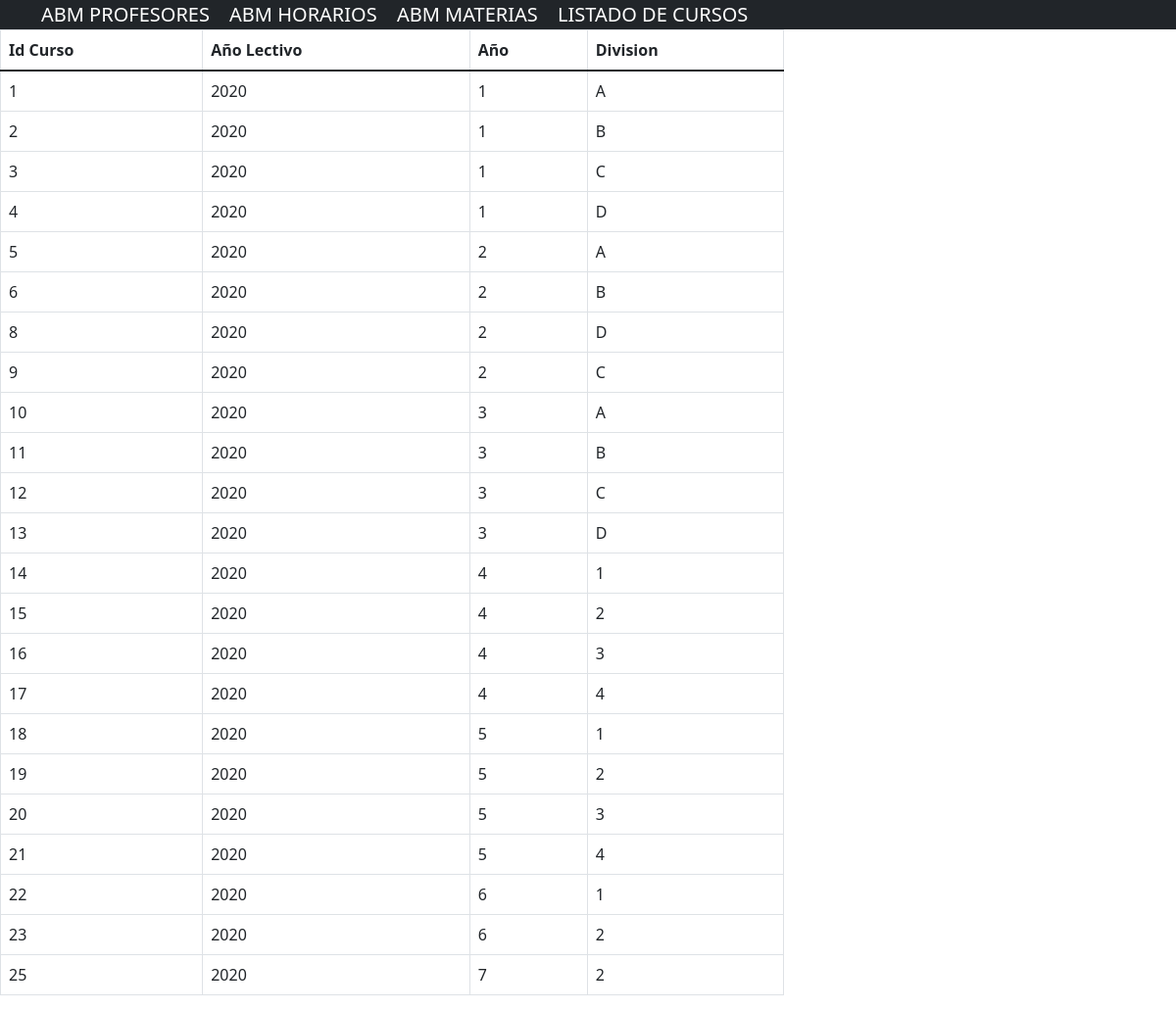
Screenshot of /abmfuncionesgeneralesC/indexC.php with the database file from the repository.
### tables this page shows
CREATE TABLE `cursos` (
  `idcurso` int(11) NOT NULL,
  `aniolectivo` int(11) NOT NULL,
  `anio` int(11) NOT NULL,
  `division` varchar(10) NOT NULL
);

### abmfuncionesgeneralesC/indexC.php (the view)
<?php include("../abmfuncionesgenerales/conexion.php")?>
<?php include("../includes/header.php")?>
<?php include("../includes/footer.php")?>
<div class="col-md-8">
			<table class="table table-bordered">
				<thead>
					<tr>
						<th>Id Curso</th>
						<th>Año Lectivo</th>
						<th>Año</th>
						<th>Division</th>
					</tr>
				</thead>
				<tbody>
					<?php
					$query = "SELECT * FROM cursos";
					$result_materias = mysqli_query($conexion, $query);
					while($row = mysqli_fetch_array($result_materias)){ ?>
						<tr>
							<td><?php echo $row['idcurso'] ?></td>
							<td><?php echo $row['aniolectivo'] ?></td>
							<td><?php echo $row['anio'] ?></td>
							<td><?php echo $row['division'] ?></td>
							<?php } ?>

### includes/header.php (shortened to what this page needs)
<!DOCTYPE html>
<html lang="en">
<head>
	<link href="https://cdn.jsdelivr.net/npm/bootstrap@5.1.3/dist/css/bootstrap.min.css" rel="stylesheet">
</head>
<body>
	<nav class="navbar-dark bg-dark">
		<div class="container">
			<a href="../abmfuncionesgenerales/index.php" class="navbar-brand"> ABM PROFESORES</a>
			<a href="../abmfuncionesgeneralesH/indexH.php" class="navbar-brand"> ABM HORARIOS</a>
			<a href="../abmfuncionesgeneralesM/indexM.php" class="navbar-brand"> ABM MATERIAS</a>
			<a href="../abmfuncionesgeneralesC/indexC.php" class="navbar-brand"> LISTADO DE CURSOS </a>
		</div>
	</nav>

### includes/footer.php (shortened to what this page needs)
	<link href="https://cdn.jsdelivr.net/npm/bootstrap@5.1.3/dist/css/bootstrap.min.css" rel="stylesheet">
</body>
</html>

### rows the page displays
cursos: idcurso "1", aniolectivo "2020", anio "1", division "A"
cursos: idcurso "2", aniolectivo "2020", anio "1", division "B"
cursos: idcurso "3", aniolectivo "2020", anio "1", division "C"
cursos: idcurso "4", aniolectivo "2020", anio "1", division "D"
cursos: idcurso "5", aniolectivo "2020", anio "2", division "A"
cursos: idcurso "6", aniolectivo "2020", anio "2", division "B"
cursos: idcurso "8", aniolectivo "2020", anio "2", division "D"
cursos: idcurso "9", aniolectivo "2020", anio "2", division "C"
cursos: idcurso "10", aniolectivo "2020", anio "3", division "A"
cursos: idcurso "11", aniolectivo "2020", anio "3", division "B"
cursos: idcurso "12", aniolectivo "2020", anio "3", division "C"
cursos: idcurso "13", aniolectivo "2020", anio "3", division "D"
cursos: idcurso "14", aniolectivo "2020", anio "4", division "1"
cursos: idcurso "15", aniolectivo "2020", anio "4", division "2"
cursos: idcurso "16", aniolectivo "2020", anio "4", division "3"
cursos: idcurso "17", aniolectivo "2020", anio "4", division "4"
cursos: idcurso "18", aniolectivo "2020", anio "5", division "1"
cursos: idcurso "19", aniolectivo "2020", anio "5", division "2"
cursos: idcurso "20", aniolectivo "2020", anio "5", division "3"
cursos: idcurso "21", aniolectivo "2020", anio "5", division "4"
cursos: idcurso "22", aniolectivo "2020", anio "6", division "1"
cursos: idcurso "23", aniolectivo "2020", anio "6", division "2"
cursos: idcurso "25", aniolectivo "2020", anio "7", division "2"
